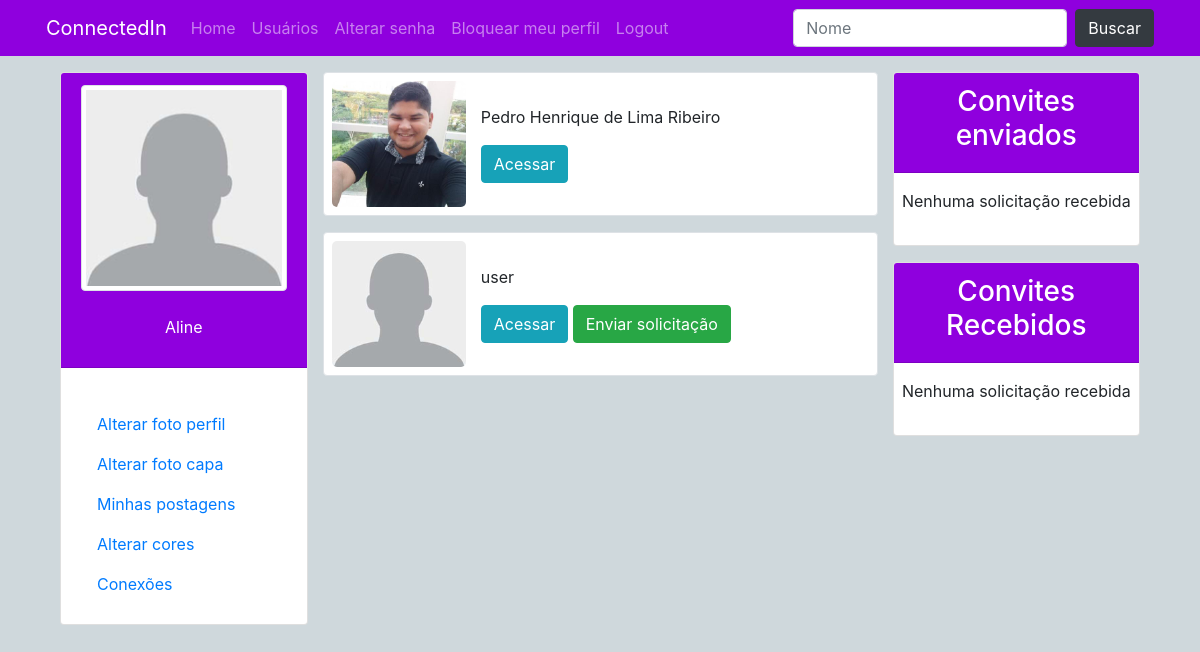
Page /encontrar/ (signed in) on the committed database.
### perfis/models.py (models this page shows, shortened)
class Perfil(models.Model):
    nome = models.CharField(max_length=255, null=False)
    telefone = models.CharField(max_length=15, null= False)
    nome_empresa = models.CharField(max_length=255, null=False)
    imagem_perfil = models.ImageField(null=True, blank=True, upload_to='uploads/fotoperfil/')
    imagem_capa = models.ImageField(null=True, blank=True, upload_to='uploads/fotocapa/')
    cor = models.CharField(max_length=10, default='#455A64')
    contatos = models.ManyToManyField('self')
    usuario = models.OneToOneField(User, related_name='perfil', on_delete=models.CASCADE)

### perfis/views.py (the view, shortened to what this page needs)
# urls.py: path('encontrar/', views.buscar_usuario, name='buscar_usuario'),
@login_required(login_url='login')
def buscar_usuario(request):
    encontrados = Perfil.objects.all()
    dados = {}
    dados['encontrados'] = encontrados
    dados['perfil_logado'] = request.user.perfil
    return render(request, 'buscarusuario.html', dados)

### perfis/templates/buscarusuario.html
{% extends 'base.html' %}
{% load static %}
{% block main %}
<div>
    {% if encontrados %}
    <ul class="list-group full-w">
        {% for encontrado in encontrados %}
        {% if encontrado.id != user.perfil.id %}
        {% if encontrado in user.perfil.contatos.all %}
        <div class="row border rounded mb-3 py-2 px-2 bg-white">
            <div class="col col-md-3 py-5"
                style="background:  {% if encontrado.imagem_perfil %} url('/media/{{ encontrado.imagem_perfil }}') {% else %} url('{% static 'media/img/user.png' %}') {% endif %} ;
                        background-position: center;
                        background-size: cover;
                        border-radius: 5px;"></div>
            <div class="col col-md-9 bg-white py-4">
                <p>{{ encontrado.nome }}</p>
                <div>
                    <a href="{% url 'exibir' encontrado.id %}" class="btn btn-info">Acessar</a>
                </div>
            </div>
        </div>
        {% else %}
        <div class="row border rounded mb-3 py-2 px-2 bg-white">
            <div class="col col-md-3 py-5"
            style="background:  {% if encontrado.imagem_perfil %} url('/media/{{ encontrado.imagem_perfil }}') {% else %} url('{% static 'media/img/user.png' %}') {% endif %};
            background-position: center;
            background-size: cover;
            border-radius: 5px;"    >
            </div>
            <div class="col col-md-9 bg-white py-4">
                <p>{{ encontrado.nome }}</p>
                <div>
                    <a href="{% url 'exibir' encontrado.id %}" class="btn btn-info">Acessar</a>
                    <a href="{% url 'convidar' encontrado.id %}" class="btn btn-success">Enviar solicitação</a>
                </div>
            </div>
        </div>
        {% endif %}
        {% endif %}
        {% endfor %}
    </ul>
    {% else %}
    <div class="full-w alert alert-warning text-center">
        <h2>Nenhum resultado encontrado</h2>
    </div>
    {% endif %}
</div>
{% endblock %}

### perfis/templates/base.html (shortened to what this page needs)
{% load static %}
<!DOCTYPE html>
<html lang="pt-br">
<head>
    <link rel="stylesheet" href="https://stackpath.bootstrapcdn.com/bootstrap/4.3.1/css/bootstrap.min.css"
>
    <link rel="stylesheet" href="{% static '/css/estilo.css' %}">
</head>
<body style="{% if perfil_logado.imagem_capa %} background: url('/media/{{ perfil_logado.imagem_capa }}'); {% else %} background: #CFD8DC; {% endif %}
                background-repeat: no-repeat;
                background-size: cover;
                background-position: center;
                background-attachment: fixed;">
    <div class="navbar-dark" style="background: {{ perfil_logado.cor }};">
        <nav class="navbar container navbar-expand-lg">
            <a class="navbar-brand" href="/">ConnectedIn</a>
            <div class="collapse navbar-collapse" id="navbarSupportedContent">
                <ul class="navbar-nav mr-auto">
                    <li class="nav-item">
                        <a class="nav-link" href="/">Home</a>
                    </li>
                    <li class="nav-item">
                        <a class="nav-link" href="{% url 'buscar_usuario' %}">Usuários</a>
                    </li>
                    <li class="nav-item">
                        <a class="nav-link" href="{% url 'alterar_senha' %}">Alterar senha</a>
                    </li>
                    <li class="nav-item">
                        <a class="nav-link" href="{% url 'bloquear_meu_user' %}">Bloquear meu perfil</a>
                    </li>
                    <li class="nav-item">
                        <a class="nav-link" href="{% url 'deslogar' %}">Logout</a>
                    </li>
                </ul>
                <form method="POST" action="{% url 'buscar_usuario' %}" class="form-inline my-2 my-lg-0">
                    <input class="form-control mr-sm-2" type="search" name="busca" placeholder="Nome">
                    <button class="btn btn-dark my-2 my-sm-0" type="submit">Buscar</button>
                </form>
            </div>
        </nav>
    </div>
    <main class="mx-0 index">
        <div class="row container">
            <section class="col col-sm-12 col-md-3 py-3 opcoes-do-usuario">
                <div class="card">
                    <div class="card-header center-center" style="background: {{ perfil_logado.cor }};"
                        data-toggle="tooltip" data-placement="bottom" title="Alterar foto do perfil">
                        <img src="{% if perfil_logado.imagem_perfil %} /media/{{ perfil_logado.imagem_perfil }}
                        {% else %} {% static 'media/img/user.png' %} {% endif %}" alt="Usuário" width="100%"
                            class="img-fluid img-thumbnail"><br>
                        <p class="text-white">{{ perfil_logado.nome }}</p>
                    </div>
                    <div class="card-body">
                        <ul class="nav flex-column mt-3">
                            <li class="nav-item"> <a class="nav-link" href="" data-toggle="modal"
                                    data-target="#alterarFotoPerfil">Alterar foto perfil</a> </li>
                            <li class="nav-item"> <a class="nav-link" href="" data-toggle="modal"
                                    data-target="#alterarFotoCapa">Alterar foto capa</a> </li>
                            <li class="nav-item">
                                <a class="nav-link" href="{% url 'minhas_postagens' %}">Minhas postagens</a>
                            </li>
                            <li class="nav-item"> <a class="nav-link" href="" data-toggle="modal"
                                    data-target="#alterarCorPerfil">Alterar cores</a> </li>
                            <li class="nav-item"> <a class="nav-link" href="{% url 'conexoes' %}">Conexões</a> </li>
                        </ul>
                    </div>
                </div>
            </section>
            <div class="timeline col col-sm-12 col-md-6 mt-3">
                {% block main %}
                {% endblock %}
            </div>
            <aside class="col col-sm-12 col-md-3 py-3">
                <div class="bg-white card">
                    <div class="card-header text-white" style="background: {{ perfil_logado.cor }};">
                        <h3 class="text-center">Convites enviados</h3>
                    </div>
                    <div class="card-body px-0 py-0">
                        {% if perfil_logado.convites_feitos.all %}
                        <ul class="list-group">
                            <p class="text-center px-1 pt-3">
                                você possui {{ perfil_logado.convites_feitos.count }}
                                convite{{ perfil_logado.convites_feitos.count|pluralize }}
                            </p>
                            {% for convite in perfil_logado.convites_feitos.all %}
                            <li class="list-group-item text-center">{{ convite.convidado.nome }} <br>
                                <a href="{% url 'rejeitar' convite.id %}"
                                    class="float-center btn btn-danger full-w">cancelar</a></li>
                            {% endfor %}
                        </ul>
                        <a href="#" class="btn btn-light full-w"">Ver todos</a>
                            {% else %}
                            <p class=" px-2 py-3 text-center">Nenhuma solicitação recebida</p>
                            {% endif %}
                    </div>
                </div>
                <div class="mt-3 card bg-white">
                    <div class="card-header text-white" style="background: {{ perfil_logado.cor }};">
                        <h3 class="text-center">Convites Recebidos</h3>
                    </div>
                    <div class="card-body px-0 py-0">
                        {% if perfil_logado.convites_recebidos.all %}
                        <ul class="list-group list-group-flush bg-light">
                            <p class="text-center px-1 pt-3">
                                Você possui
                                {{ perfil_logado.convites_recebidos.count }}
                                convite{{ perfil_logado.convites_recebidos.count|pluralize }}
                            </p>
                            {% for convite in perfil_logado.convites_recebidos.all %}
                            <a class="list-group-item list-group-item-action list-group-item-light full-w text-center" href="{% url 'exibir' convite.solicitante.id %}">
                                {{ convite.solicitante.nome }}
                            </a>
                            <li class="list-group-item full-w text-center mb-1">
                                <a href="/perfil/{{ convite.id }}/aceitar"
                                    class="float-center btn btn-success">Aceitar</a> <a
                                    href="/perfil/{{ convite.id }}/rejeitar"
                                    class="float-center btn btn-danger">Rejeitar</a>
                            </li>
                            {% endfor %}
                        </ul>
                        <a href="#" class="btn btn-light full-w">Ver todos</a>
                        {% else %}
                        <p class="px-2 py-3 text-center">Nenhuma solicitação recebida</p>
                        {% endif %}
                    </div>
                </div>
            </aside>
        </div>
    </main>
</body>
</html>

### perfis/static/css/estilo.css (style rules this page uses)
html, body { height: 100%; }
main.index { min-height: calc(100% - 56px); display: flex; flex-direction: row; justify-content: center; }
.timeline { height: 100%; }
.opcoes-do-usuario { display: flex; flex-direction: column; justify-content: flex-start; align-items: center; }
.center-center { display: flex; flex-direction: column; justify-content: center; align-items: center; }
.full-w { width: 100%; }

### rows in the picture
Perfil: nome "Aline"
Perfil: imagem_perfil (picture), nome "Pedro Henrique de Lima Ribeiro"
Perfil: nome "user"
